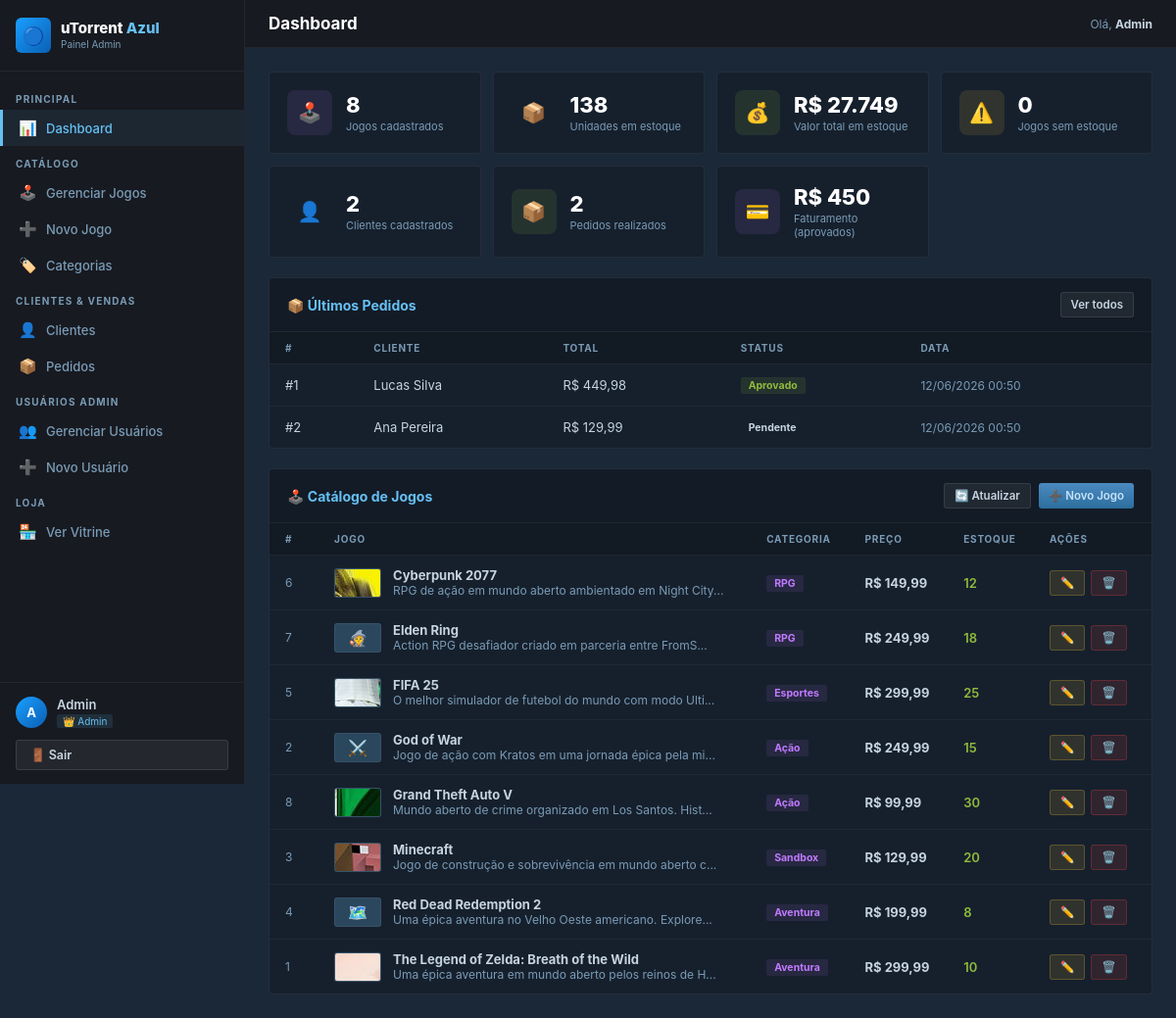
The page /admin/views/gerenciar_games.php (signed in) on the database its author committed.
### tables this page shows
CREATE TABLE IF NOT EXISTS pedidos (
    id         INT AUTO_INCREMENT PRIMARY KEY,
    cliente_id INT           NOT NULL,
    status     ENUM('pendente','aprovado','cancelado') DEFAULT 'pendente',
    total      DECIMAL(10,2) DEFAULT 0,
    created_at TIMESTAMP     DEFAULT CURRENT_TIMESTAMP,
    updated_at TIMESTAMP     DEFAULT CURRENT_TIMESTAMP ON UPDATE CURRENT_TIMESTAMP,
    FOREIGN KEY (cliente_id) REFERENCES clientes(id)
);

CREATE TABLE IF NOT EXISTS clientes (
    id         INT AUTO_INCREMENT PRIMARY KEY,
    nome       VARCHAR(100)  NOT NULL,
    email      VARCHAR(150)  UNIQUE NOT NULL,
    telefone   VARCHAR(20),
    senha      VARCHAR(255)  NOT NULL,
    ativo      TINYINT(1)    DEFAULT 1,
    created_at TIMESTAMP     DEFAULT CURRENT_TIMESTAMP,
    updated_at TIMESTAMP     DEFAULT CURRENT_TIMESTAMP ON UPDATE CURRENT_TIMESTAMP
);

CREATE TABLE IF NOT EXISTS games (
    id           INT AUTO_INCREMENT PRIMARY KEY,
    titulo       VARCHAR(100)   NOT NULL,
    descricao    TEXT,
    preco        DECIMAL(10,2)  NOT NULL,
    estoque      INT            DEFAULT 0,
    categoria_id INT            NULL,
    imagem       VARCHAR(255),
    created_at   TIMESTAMP      DEFAULT CURRENT_TIMESTAMP,
    updated_at   TIMESTAMP      DEFAULT CURRENT_TIMESTAMP ON UPDATE CURRENT_TIMESTAMP,
    FOREIGN KEY (categoria_id) REFERENCES categorias(id) ON DELETE SET NULL
);

CREATE TABLE IF NOT EXISTS categorias (
    id         INT AUTO_INCREMENT PRIMARY KEY,
    nome       VARCHAR(50)  NOT NULL,
    descricao  TEXT,
    created_at TIMESTAMP    DEFAULT CURRENT_TIMESTAMP,
    updated_at TIMESTAMP    DEFAULT CURRENT_TIMESTAMP ON UPDATE CURRENT_TIMESTAMP
);

### admin/models/games.php (called while the page is built, shortened)
<?php
require_once __DIR__ . '/../config/conexao.php';
class Game {
    private PDO    $pdo;
    public function __construct(array $atrib = []) {
        global $pdo;
        $this->pdo = $pdo;
    }
    public function listarGames(): array {
        return $this->pdo->query(
            "SELECT g.*, c.nome AS categoria_nome
             FROM games g
             LEFT JOIN categorias c ON c.id = g.categoria_id
             ORDER BY g.titulo ASC"
        )->fetchAll();
    }
    public function valorTotalEstoque(): float {
        return (float) $this->pdo->query("SELECT COALESCE(SUM(preco * estoque),0) FROM games")->fetchColumn();
    }
}

### admin/config/conexao.php (called while the page is built, shortened)
<?php
try {
    $pdo = new PDO(
        'mysql:host=' . DB_HOST . ';dbname=' . DB_NAME . ';charset=utf8mb4',
        DB_USER,
        DB_PASS,
        [
            PDO::ATTR_ERRMODE            => PDO::ERRMODE_EXCEPTION,
            PDO::ATTR_DEFAULT_FETCH_MODE => PDO::FETCH_ASSOC,
        ]
    );
} catch (PDOException $e) {
    die('<div style="font-family:sans-serif;padding:30px;background:#1a1a2e;color:#ef4444;text-align:center;">
        <h2>Erro de Conexão</h2>
        <p>' . $e->getMessage() . '</p>
        <p>Verifique se o XAMPP está rodando e o banco <strong>loja_games</strong> foi criado.</p>
    </div>');
}
function getConexao(): PDO {
    global $pdo;
    return $pdo;
}

### admin/models/Cliente.php (called while the page is built, shortened)
<?php
require_once __DIR__ . '/../config/conexao.php';
class Cliente {
    private PDO $pdo;
    public function __construct() {
        $this->pdo = getConexao();
    }
    public function contar(): int {
        return (int) $this->pdo->query("SELECT COUNT(*) FROM clientes")->fetchColumn();
    }
}

### admin/models/Pedido.php (called while the page is built, shortened)
<?php
require_once __DIR__ . '/../config/conexao.php';
class Pedido {
    private PDO $pdo;
    public function __construct() {
        $this->pdo = getConexao();
    }
    public function listar(int $limite = 0): array {
        $sql = "SELECT p.*, c.nome AS cliente_nome
                FROM pedidos p
                JOIN clientes c ON c.id = p.cliente_id
                ORDER BY p.created_at DESC";
        if ($limite > 0) $sql .= " LIMIT $limite";
        return $this->pdo->query($sql)->fetchAll();
    }
    public function contar(): int {
        return (int) $this->pdo->query("SELECT COUNT(*) FROM pedidos")->fetchColumn();
    }
    public function somarTotal(): float {
        return (float) $this->pdo->query(
            "SELECT COALESCE(SUM(total),0) FROM pedidos WHERE status = 'aprovado'"
        )->fetchColumn();
    }
}

### admin/views/gerenciar_games.php (the view, shortened to what this page needs)
<?php
require_once '../config/conexao.php';
require_once '../models/games.php';
require_once '../models/Cliente.php';
require_once '../models/Pedido.php';
$game     = new Game();
$allGames = $game->listarGames();
$total    = count($allGames);
$valorTotal  = $game->valorTotalEstoque();
$semEstoque  = count(array_filter($allGames, fn($g) => (int)$g['estoque'] === 0));
$estoqueTotal = array_sum(array_column($allGames, 'estoque'));
$cli         = new Cliente();
$ped         = new Pedido();
$totalClientes = $cli->contar();
$totalPedidos  = $ped->contar();
$faturamento   = $ped->somarTotal();
$ultPedidos    = $ped->listar(5);
require_once 'partials/header.php';
?>
<div class="stats-grid">
    <div class="stat-card">
        <div class="stat-icon purple">🕹️</div>
        <div class="stat-info">
            <div class="stat-value"><?= $total ?></div>
            <div class="stat-label">Jogos cadastrados</div>
        </div>
    </div>
    <div class="stat-card">
        <div class="stat-icon cyan">📦</div>
        <div class="stat-info">
            <div class="stat-value"><?= $estoqueTotal ?></div>
            <div class="stat-label">Unidades em estoque</div>
        </div>
    </div>
    <div class="stat-card">
        <div class="stat-icon green">💰</div>
        <div class="stat-info">
            <div class="stat-value">R$ <?= number_format($valorTotal, 0, ',', '.') ?></div>
            <div class="stat-label">Valor total em estoque</div>
        </div>
    </div>
    <div class="stat-card">
        <div class="stat-icon orange">⚠️</div>
        <div class="stat-info">
            <div class="stat-value"><?= $semEstoque ?></div>
            <div class="stat-label">Jogos sem estoque</div>
        </div>
    </div>
    <div class="stat-card">
        <div class="stat-icon cyan">👤</div>
        <div class="stat-info">
            <div class="stat-value"><?= $totalClientes ?></div>
            <div class="stat-label">Clientes cadastrados</div>
        </div>
    </div>
    <div class="stat-card">
        <div class="stat-icon green">📦</div>
        <div class="stat-info">
            <div class="stat-value"><?= $totalPedidos ?></div>
            <div class="stat-label">Pedidos realizados</div>
        </div>
    </div>
    <div class="stat-card">
        <div class="stat-icon purple">💳</div>
        <div class="stat-info">
            <div class="stat-value">R$ <?= number_format($faturamento, 0, ',', '.') ?></div>
            <div class="stat-label">Faturamento (aprovados)</div>
        </div>
    </div>
</div>
<?php if (!empty($ultPedidos)): ?>
<div class="card" style="margin-bottom:20px">
    <div class="card-header">
        <div class="card-title">📦 Últimos Pedidos</div>
        <a href="<?= BASE_URL ?>/admin/views/listar_pedidos.php" class="btn btn-secondary btn-sm">Ver todos</a>
    </div>
    <table class="table">
        <thead><tr><th>#</th><th>Cliente</th><th>Total</th><th>Status</th><th>Data</th></tr></thead>
        <tbody>
        <?php foreach ($ultPedidos as $p):
            $cor = match($p['status']) { 'aprovado' => 'badge-green', 'cancelado' => 'badge-red', default => 'badge-yellow' };
        ?>
        <tr>
            <td>#<?= $p['id'] ?></td>
            <td><?= htmlspecialchars($p['cliente_nome']) ?></td>
            <td>R$ <?= number_format($p['total'], 2, ',', '.') ?></td>
            <td><span class="badge <?= $cor ?>"><?= ucfirst($p['status']) ?></span></td>
            <td class="text-muted fs-12"><?= date('d/m/Y H:i', strtotime($p['created_at'])) ?></td>
        </tr>
        <?php endforeach; ?>
        </tbody>
    </table>
</div>
<?php endif; ?>
<div class="card">
    <div class="card-header">
        <div class="card-title">🕹️ Catálogo de Jogos</div>
        <div class="d-flex gap-8">
            <a href="gerenciar_games.php" class="btn btn-secondary btn-sm">🔄 Atualizar</a>
            <a href="cadastrar_game.php" class="btn btn-primary btn-sm">➕ Novo Jogo</a>
        </div>
    </div>
    <?php if ($total > 0): ?>
    <div class="table-wrapper">
        <table>
            <thead>
                <tr>
                    <th style="width:50px">#</th>
                    <th>Jogo</th>
                    <th>Categoria</th>
                    <th>Preço</th>
                    <th>Estoque</th>
                    <th style="width:120px">Ações</th>
                </tr>
            </thead>
            <tbody>
                <?php foreach ($allGames as $g):
                    $est = (int)$g['estoque'];
                    $estClass = $est === 0 ? 'stock-zero' : ($est <= 5 ? 'stock-low' : 'stock-ok');
                    $catNome = strtolower($g['categoria_nome'] ?? '');
                    $emoji = match($catNome) {
                        'ação','acao' => '⚔️', 'aventura' => '🗺️', 'rpg' => '🧙',
                        'sandbox' => '🏗️', 'esportes' => '⚽', default => '🎮',
                    };
                ?>
                <tr>
                    <td class="text-muted fs-12"><?= $g['id'] ?></td>
                    <td>
                        <div class="d-flex align-center gap-12">
                            <?php $imgPath = '../public/imagens/' . $g['imagem'];
                            if ($g['imagem'] && file_exists($imgPath)): ?>
                                <div class="game-img-thumb">
                                    <img src="<?= BASE_URL ?>/admin/public/imagens/<?= htmlspecialchars($g['imagem']) ?>" alt="">
                                </div>
                            <?php else: ?>
                                <div class="game-img-thumb"><?= $emoji ?></div>
                            <?php endif; ?>
                            <div>
                                <div class="fw-bold"><?= htmlspecialchars($g['titulo']) ?></div>
                                <div class="text-muted fs-12"><?= mb_strimwidth(htmlspecialchars($g['descricao'] ?? ''), 0, 55, '...') ?></div>
                            </div>
                        </div>
                    </td>
                    <td><span class="badge badge-purple"><?= htmlspecialchars($g['categoria_nome'] ?? '—') ?></span></td>
                    <td class="fw-bold">R$ <?= number_format($g['preco'], 2, ',', '.') ?></td>
                    <td><span class="<?= $estClass ?>"><?= $est ?></span></td>
                    <td>
                        <div class="td-actions">
                            <a href="editar_game.php?id=<?= $g['id'] ?>" class="btn btn-warning btn-sm">✏️</a>
                            <button
                                class="btn btn-danger btn-sm"
                                onclick="confirmarExclusao('<?= addslashes(htmlspecialchars($g['titulo'])) ?>',
                                    '<?= BASE_URL ?>/admin/controllers/deletar_game.php?id=<?= $g['id'] ?>')"
                            >🗑️</button>
                        </div>
                    </td>
                </tr>
                <?php endforeach; ?>
            </tbody>
        </table>
    </div>
    <?php endif; ?>
</div>
<?php require_once 'partials/footer.php'; ?>

### admin/public/css/style.css (style rules this page uses)
:root { --bg-body: #1b2838; --bg-card: #16202d; --bg-sidebar: #171a21; --bg-topbar: #171a21; --bg-input: #2a475e; --border: #2a475e; --blue: #1a9fff; --blue-light: #66c0f4; --blue-glow: rgba(102,192,244,0.18); --green: #4c6b22; --green-light: #a4d007; --text: #c6d4df; --text-muted: #7a9bb5; --success: #90ba3c; --danger: #ef4444; --warning: #e8bc34; --info: #3b9fe8; --radius: 4px; --sidebar-w: 250px; --transition: 0.15s ease; }
*, *::before, *::after { box-sizing: border-box; margin: 0; padding: 0; }
body { font-family: 'Inter', 'Segoe UI', system-ui, sans-serif; background: var(--bg-body); color: var(--text); min-height: 100vh; font-size: 13.5px; }
a { color: var(--blue-light); text-decoration: none; transition: color var(--transition); }
.card { background: var(--bg-card); border: 1px solid rgba(255,255,255,0.06); border-radius: var(--radius); overflow: hidden; }
.card-header { padding: 14px 18px; border-bottom: 1px solid rgba(255,255,255,0.06); display: flex; align-items: center; justify-content: space-between; flex-wrap: wrap; gap: 8px; background: rgba(0,0,0,0.15); }
.card-title { font-size: 14px; font-weight: 700; color: var(--blue-light); display: flex; align-items: center; gap: 7px; }
.stats-grid { display: grid; grid-template-columns: repeat(auto-fit, minmax(200px, 1fr)); gap: 12px; margin-bottom: 20px; }
.stat-card { background: var(--bg-card); border: 1px solid rgba(255,255,255,0.06); border-radius: var(--radius); padding: 18px; display: flex; align-items: center; gap: 14px; transition: border-color var(--transition); }
.stat-icon { width: 46px; height: 46px; border-radius: 8px; display: flex; align-items: center; justify-content: center; font-size: 20px; flex-shrink: 0; }
.stat-icon.green { background: rgba(144,186,60,0.12); }
.stat-icon.orange { background: rgba(232,188,52,0.12); }
.stat-icon.purple { background: rgba(160,100,200,0.12); }
.stat-info .stat-value { font-size: 22px; font-weight: 800; color: #fff; }
.stat-info .stat-label { font-size: 11px; color: var(--text-muted); margin-top: 2px; }
.btn { display: inline-flex; align-items: center; gap: 5px; padding: 7px 14px; border-radius: 3px; font-size: 12.5px; font-weight: 600; cursor: pointer; border: none; transition: all var(--transition); text-decoration: none; white-space: nowrap; }
.btn-primary { background: linear-gradient(to bottom, #4b8ac0, #2c6e9e); color: #c6e3fa; }
.btn-secondary { background: rgba(255,255,255,0.06); color: var(--text); border: 1px solid rgba(255,255,255,0.1); }
.btn-danger { background: rgba(239,68,68,0.12); color: var(--danger); border: 1px solid rgba(239,68,68,0.25); }
.btn-warning { background: rgba(232,188,52,0.12); color: var(--warning); border: 1px solid rgba(232,188,52,0.25); }
.btn-sm { padding: 5px 10px; font-size: 11.5px; }
.table-wrapper { overflow-x: auto; }
table { width: 100%; border-collapse: collapse; }
thead tr { background: rgba(0,0,0,0.2); border-bottom: 1px solid rgba(255,255,255,0.06); }
thead th { padding: 10px 16px; text-align: left; font-size: 10px; font-weight: 700; text-transform: uppercase; letter-spacing: 0.8px; color: var(--text-muted); }
tbody tr { border-bottom: 1px solid rgba(255,255,255,0.04); transition: background var(--transition); }
tbody tr:last-child { border-bottom: none; }
tbody td { padding: 12px 16px; color: var(--text); font-size: 13px; vertical-align: middle; }
.td-actions { display: flex; gap: 6px; align-items: center; }
.game-img-thumb { width: 48px; height: 30px; border-radius: 3px; object-fit: cover; background: var(--bg-input); border: 1px solid rgba(255,255,255,0.06); display: flex; align-items: center; justify-content: center; font-size: 16px; overflow: hidden; }
.badge { display: inline-block; padding: 2px 8px; border-radius: 2px; font-size: 10.5px; font-weight: 700; }
.badge-green { background: rgba(144,186,60,0.12); color: var(--success); }
.badge-purple { background: rgba(160,100,200,0.12); color: #c07aff; }
.stock-ok { color: var(--success); font-weight: 600; }
.d-flex { display: flex; }
.align-center { align-items: center; }
.gap-8 { gap: 8px; }
.gap-12 { gap: 12px; }
.text-muted { color: var(--text-muted); }
.fw-bold { font-weight: 700; }
.fs-12 { font-size: 12px; }

### rows shown on the page
pedidos: id "1", cliente.nome "Lucas Silva", total "449,98", status "Aprovado", created_at "12/06/2026 00:50"
pedidos: id "2", cliente.nome "Ana Pereira", total "129,99", status "Pendente", created_at "12/06/2026 00:50"
games: id "6", imagem (picture), titulo "Cyberpunk 2077", descricao "RPG de ação em mundo aberto ambientado em Night City...", categoria.nome "RPG", preco "149,99", estoque "12"
games: id "7", categoria.nome "🧙", titulo "Elden Ring", descricao "Action RPG desafiador criado em parceria entre FromS...", categoria.nome "RPG", preco "249,99", estoque "18"
games: id "5", imagem (picture), titulo "FIFA 25", descricao "O melhor simulador de futebol do mundo com modo Ulti...", categoria.nome "Esportes", preco "299,99", estoque "25"
games: id "2", categoria.nome "⚔️", titulo "God of War", descricao "Jogo de ação com Kratos em uma jornada épica pela mi...", categoria.nome "Ação", preco "249,99", estoque "15"
games: id "8", imagem (picture), titulo "Grand Theft Auto V", descricao "Mundo aberto de crime organizado em Los Santos. Hist...", categoria.nome "Ação", preco "99,99", estoque "30"
games: id "3", imagem (picture), titulo "Minecraft", descricao "Jogo de construção e sobrevivência em mundo aberto c...", categoria.nome "Sandbox", preco "129,99", estoque "20"
games: id "4", categoria.nome "🗺️", titulo "Red Dead Redemption 2", descricao "Uma épica aventura no Velho Oeste americano. Explore...", categoria.nome "Aventura", preco "199,99", estoque "8"
games: id "1", imagem (picture), titulo "The Legend of Zelda: Breath of the Wild", descricao "Uma épica aventura em mundo aberto pelos reinos de H...", categoria.nome "Aventura", preco "299,99", estoque "10"

### other values the page prints
substr($_SESSION['usuario_nome'] ?? 'U', 0, 1) "A"
$_SESSION['usuario_nome'] "Admin"
$pageTitle "Dashboard"
$total "8"
$estoqueTotal "138"
$valorTotal "27.749"
$semEstoque "0"
$totalClientes "2"
$totalPedidos "2"
$faturamento "450"
